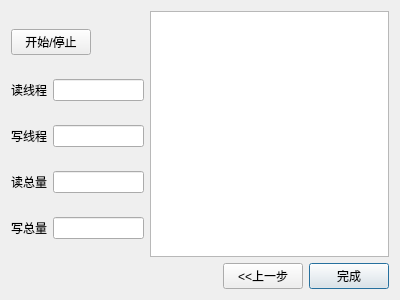
<?xml version="1.0" encoding="UTF-8"?>
<ui version="4.0">
 <class>SeventhDialog</class>
 <widget class="QDialog" name="SeventhDialog">
  <property name="geometry">
   <rect>
    <x>0</x>
    <y>0</y>
    <width>400</width>
    <height>300</height>
   </rect>
  </property>
  <property name="windowTitle">
   <string>抽取线程</string>
  </property>
  <layout class="QVBoxLayout" name="verticalLayout_2">
   <item>
    <layout class="QHBoxLayout" name="horizontalLayout_6">
     <item>
      <layout class="QVBoxLayout" name="verticalLayout">
       <item>
        <layout class="QHBoxLayout" name="horizontalLayout">
         <item>
          <widget class="QPushButton" name="pushButtonStartStop">
           <property name="text">
            <string>开始/停止</string>
           </property>
          </widget>
         </item>
         <item>
          <spacer name="horizontalSpacer_2">
           <property name="orientation">
            <enum>Qt::Horizontal</enum>
           </property>
           <property name="sizeHint" stdset="0">
            <size>
             <width>40</width>
             <height>20</height>
            </size>
           </property>
          </spacer>
         </item>
        </layout>
       </item>
       <item>
        <layout class="QHBoxLayout" name="horizontalLayout_2">
         <item>
          <widget class="QLabel" name="label">
           <property name="text">
            <string>读线程</string>
           </property>
          </widget>
         </item>
         <item>
          <widget class="QLineEdit" name="lineEditReadThread"/>
         </item>
        </layout>
       </item>
       <item>
        <layout class="QHBoxLayout" name="horizontalLayout_3">
         <item>
          <widget class="QLabel" name="label_2">
           <property name="text">
            <string>写线程</string>
           </property>
          </widget>
         </item>
         <item>
          <widget class="QLineEdit" name="lineEditWriteThread"/>
         </item>
        </layout>
       </item>
       <item>
        <layout class="QHBoxLayout" name="horizontalLayout_4">
         <item>
          <widget class="QLabel" name="label_3">
           <property name="text">
            <string>读总量</string>
           </property>
          </widget>
         </item>
         <item>
          <widget class="QLineEdit" name="lineEditReadSum"/>
         </item>
        </layout>
       </item>
       <item>
        <layout class="QHBoxLayout" name="horizontalLayout_5">
         <item>
          <widget class="QLabel" name="label_4">
           <property name="text">
            <string>写总量</string>
           </property>
          </widget>
         </item>
         <item>
          <widget class="QLineEdit" name="lineEditWriteSum"/>
         </item>
        </layout>
       </item>
      </layout>
     </item>
     <item>
      <widget class="QTextEdit" name="textEdit"/>
     </item>
    </layout>
   </item>
   <item>
    <layout class="QHBoxLayout" name="horizontalLayout_7">
     <item>
      <spacer name="horizontalSpacer">
       <property name="orientation">
        <enum>Qt::Horizontal</enum>
       </property>
       <property name="sizeHint" stdset="0">
        <size>
         <width>40</width>
         <height>20</height>
        </size>
       </property>
      </spacer>
     </item>
     <item>
      <widget class="QPushButton" name="pushButtonPre">
       <property name="text">
        <string>&lt;&lt;上一步</string>
       </property>
      </widget>
     </item>
     <item>
      <widget class="QPushButton" name="pushButtonFinish">
       <property name="text">
        <string>完成</string>
       </property>
       <property name="default">
        <bool>true</bool>
       </property>
      </widget>
     </item>
    </layout>
   </item>
  </layout>
 </widget>
 <resources/>
 <connections/>
</ui>
